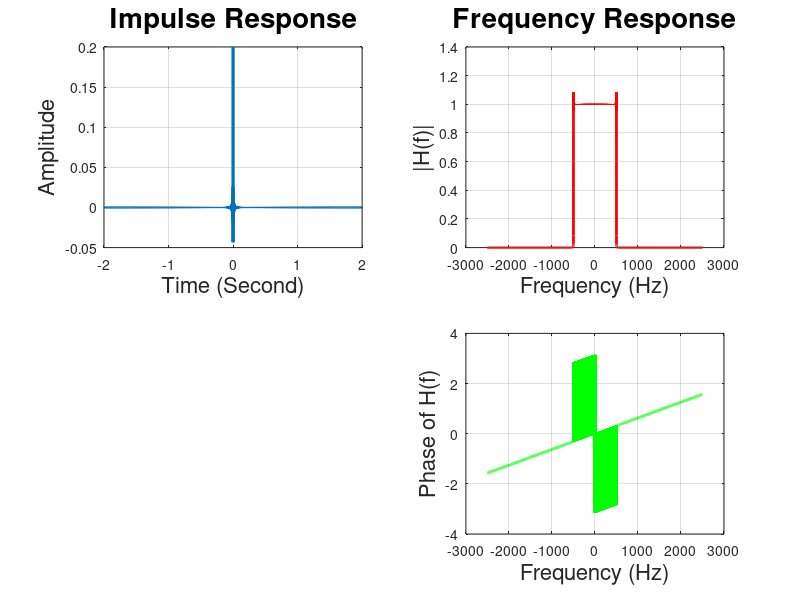
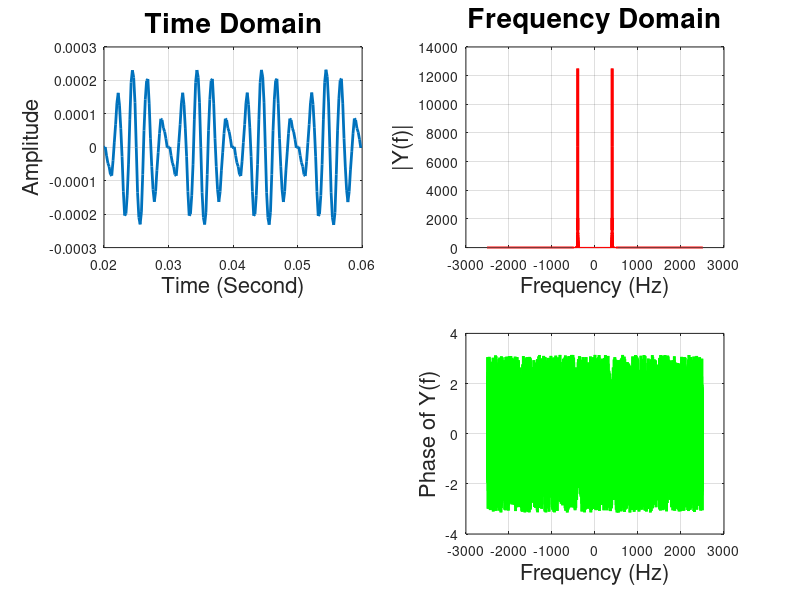

Recreate these plots in MATLAB, in order.
% YI-JU WANG - 204617899

%% clear the workspace
clear all; close all; clc;

%% Setting
T = 5;
Fs = 5000;
N = T*Fs;

%% a) sin(2*pi*400*t) + sin(2*pi*1500*t)
f_analog_1 = 400;
f_analog_2 = 1500;
f_digital_1 = f_analog_1/Fs;
f_digital_2 = f_analog_2/Fs;

n = 0:N-1;
x1 = sin(2*pi*f_digital_1*n);
x2 = sin(2*pi*f_digital_2*n);
x = x1+x2;
f = linspace(-Fs/2,Fs/2,length(n)+1);
X = fftshift(fft(x));

%% b) ideal brick wall low pass filter with w_c = 500/2500*pi = 1/5*pi
n_h = -10000:10000;
N_h = length(n_h);
f_h = linspace(-Fs/2,Fs/2,length(n_h)+1);
h = (500/2500)*sinc((500/2500)*n_h);
H = fftshift(fft(h));
figure(1)
subplot(2,2,1)
plot(n_h/Fs,h,'LineWidth',2)
xlabel('Time (Second)','FontSize',16)
ylabel('Amplitude','FontSize',16)
title('Impulse Response','FontSize',20)
grid on
subplot(2,2,2)
plot(f_h(1:end-1),abs(H),'r','Linewidth',2);
xlabel('Frequency (Hz)','Fontsize',16);
ylabel('|H(f)|','FontSize',16);
title('Frequency Response','FontSize',20);
grid on
subplot(2,2,4)
plot(f_h(1:end-1),angle(H),'g','Linewidth',2);
xlabel('Frequency (Hz)','Fontsize',16);
ylabel('Phase of H(f)','FontSize',16);
grid on

%% c) DFT of y(n)
y = conv(h,x);
n = 0:length(y)-1;
f = linspace(-Fs/2,Fs/2,length(n)+1);
Y = fftshift(fft(y));
figure(2)
subplot(2,2,1)
plot(n(101:300)/Fs,y(101:300),'LineWidth',2)
xlabel('Time (Second)','FontSize',16)
ylabel('Amplitude','FontSize',16)
title('Time Domain','FontSize',20)
grid on
subplot(2,2,2)
plot(f(1:end-1),abs(Y),'r','Linewidth',2);
xlabel('Frequency (Hz)','Fontsize',16);
ylabel('|Y(f)|','FontSize',16);
title('Frequency Domain','FontSize',20);
grid on
subplot(2,2,4)
plot(f(1:end-1),angle(Y),'g','Linewidth',2);
xlabel('Frequency (Hz)','Fontsize',16);
ylabel('Phase of Y(f)','FontSize',16);
grid on

